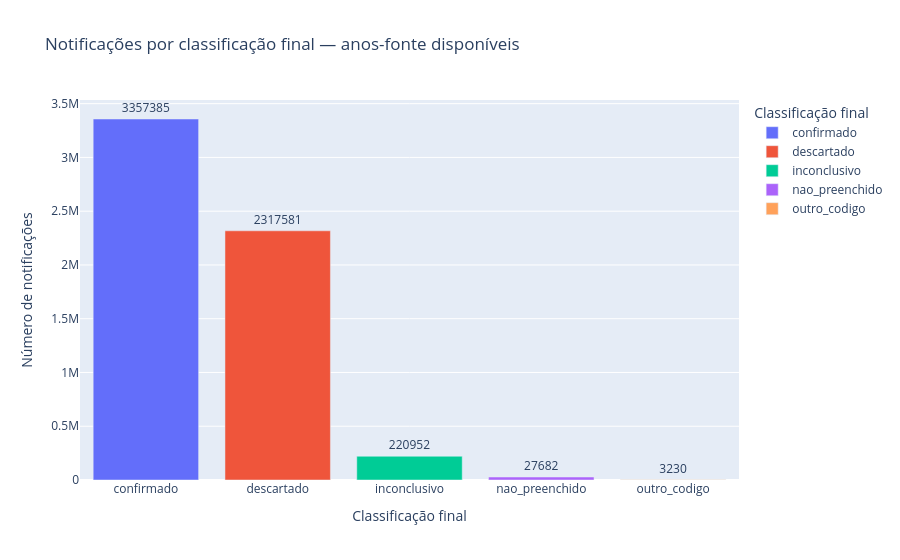

Notebook code cell kept with this figure:
### Markdown cell above
## Classificação, raça/cor, sexo e evolução das notificações

### Code cell
summary = raw.group_by("status_classificacao").len(name="Contagem").sort("Contagem", descending=True).collect().to_pandas()
summary["status_classificacao"] = summary["status_classificacao"].fillna("Não informado")
fig = px.bar(summary, x="status_classificacao", y="Contagem", text="Contagem", color="status_classificacao",
             title="Notificações por classificação final — anos-fonte disponíveis",
             labels={"Contagem": "Número de notificações", "status_classificacao": "Classificação final"})
fig.update_traces(textposition="outside")
fig.show()

### Figure 1 — Plotly figure (JSON) as saved in the notebook; plotly's stock layout.template omitted (floating-point values rounded to 4 significant figures)
{"data": [{"hovertemplate": "Classificação final=%{x}<br>Número de notificações=%{text}<extra></extra>", "legendgroup": "confirmado", "marker": {"color": "#636efa", "pattern": {"shape": ""}}, "name": "confirmado", "orientation": "v", "showlegend": true, "text": [3357000.0], "textposition": "outside", "type": "bar", "x": ["confirmado"], "xaxis": "x", "y": [3357385], "yaxis": "y"}, {"hovertemplate": "Classificação final=%{x}<br>Número de notificações=%{text}<extra></extra>", "legendgroup": "descartado", "marker": {"color": "#EF553B", "pattern": {"shape": ""}}, "name": "descartado", "orientation": "v", "showlegend": true, "text": [2318000.0], "textposition": "outside", "type": "bar", "x": ["descartado"], "xaxis": "x", "y": [2317581], "yaxis": "y"}, {"hovertemplate": "Classificação final=%{x}<br>Número de notificações=%{text}<extra></extra>", "legendgroup": "inconclusivo", "marker": {"color": "#00cc96", "pattern": {"shape": ""}}, "name": "inconclusivo", "orientation": "v", "showlegend": true, "text": [221000.0], "textposition": "outside", "type": "bar", "x": ["inconclusivo"], "xaxis": "x", "y": [220952], "yaxis": "y"}, {"hovertemplate": "Classificação final=%{x}<br>Número de notificações=%{text}<extra></extra>", "legendgroup": "nao_preenchido", "marker": {"color": "#ab63fa", "pattern": {"shape": ""}}, "name": "nao_preenchido", "orientation": "v", "showlegend": true, "text": [27680.0], "textposition": "outside", "type": "bar", "x": ["nao_preenchido"], "xaxis": "x", "y": [27682], "yaxis": "y"}, {"hovertemplate": "Classificação final=%{x}<br>Número de notificações=%{text}<extra></extra>", "legendgroup": "outro_codigo", "marker": {"color": "#FFA15A", "pattern": {"shape": ""}}, "name": "outro_codigo", "orientation": "v", "showlegend": true, "text": [3230.0], "textposition": "outside", "type": "bar", "x": ["outro_codigo"], "xaxis": "x", "y": [3230], "yaxis": "y"}], "layout": {"barmode": "relative", "legend": {"title": {"text": "Classificação final"}, "tracegroupgap": 0}, "title": {"text": "Notificações por classificação final — anos-fonte disponíveis"}, "xaxis": {"anchor": "y", "categoryarray": ["confirmado", "descartado", "inconclusivo", "nao_preenchido", "outro_codigo"], "categoryorder": "array", "domain": [0.0, 1.0], "title": {"text": "Classificação final"}}, "yaxis": {"anchor": "x", "domain": [0.0, 1.0], "title": {"text": "Número de notificações"}}}}
